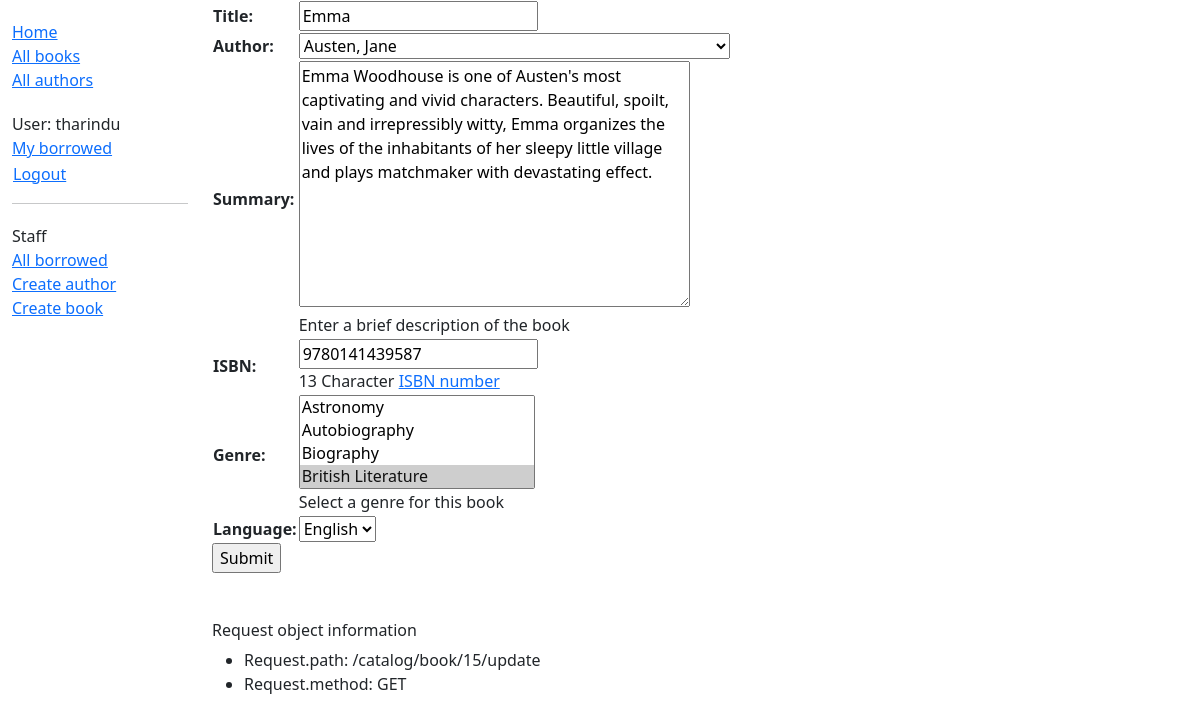
/catalog/book/15/update (signed in), run on the app's committed database.
### catalog/models.py (models this page shows, shortened)
class Book(models.Model):
    title = models.CharField(max_length=200)
    author = models.ForeignKey('Author', on_delete=models.RESTRICT, null=True)
    summary = models.TextField(
        max_length=1000,
        help_text="Enter a brief description of the book",
    )
    isbn = models.CharField(
        'ISBN',
        max_length=13,
        unique=True,
        help_text='13 Character <a href="https://www.isbn-international.org/'
                  'content/what-isbn">ISBN number</a>',
    )
    genre = models.ManyToManyField(
        Genre,
        help_text="Select a genre for this book",
    )   # each genre can have many books and a book can have multiple genres
    def display_genre(self):
        """Create a string for the Genre. Required to display in Admin."""
        return '; '.join(genre.name for genre in self.genre.all()[:3])
    display_genre.short_description = 'Genre'
    language = models.ForeignKey(
        Language, on_delete=models.SET_NULL, null=True
    )
    class Meta:
        ordering = ['title', 'author']

### catalog/views.py (the view)
# urls.py: path('book/<int:pk>/update', views.BookUpdate.as_view(), name='book-update'),
class BookUpdate(PermissionRequiredMixin, UpdateView):
    model = Book
    fields = ['title', 'author', 'summary', 'isbn', 'genre', 'language']
    permission_required = 'catalog.change_book'

### catalog/models.py (called while the page is built)
    def __str__(self) -> str:
        return self.name

    def __str__(self) -> str:
        return self.name

    def __str__(self) -> str:
        return f'{self.last_name}, {self.first_name}'

### catalog/templates/catalog/book_form.html (shortened to what this page needs)
{% extends 'base_generic.html' %}
{% block content %}
    <form action="" method="post">
        <table>
            {{ form.as_table }}
        </table>
        <input type="submit" value="Submit">
    </form>
{% endblock %}

### catalog/templates/base_generic.html (shortened to what this page needs)
<!DOCTYPE html>
<html lang="en">
    <head>
        <link rel="stylesheet"
            href="https://cdn.jsdelivr.net/npm/bootstrap@5.3.3/dist/css/bootstrap.min.css"
>
        {% load static %}
        <link rel="stylesheet" href="{% static 'css/styles.css' %}">
    </head>
    <body>
        <div class="container-fluid">
            <div class="row">
                <div class="col-sm-2">
                    {% block sidebar %}
                        <ul class="sidebar-nav">
                            <li><a href="{% url 'catalog:index' %}">Home</a></li>
                            <li><a href="{% url 'catalog:books' %}">All books</a></li>
                            <li><a href="{% url 'catalog:authors' %}">All authors</a></li>
                        </ul>
                        <ul class="sidebar-nav">
                            {% if user.is_authenticated %}
                                <li>User: {{ user.get_username }}</li>
                                <li><a href="{% url 'catalog:my-borrowed' %}">My borrowed</a></li>
                                <li>
                                    <form id="logout-form" action="{% url 'logout' %}" method="post">
                                        <button type="submit" class="btn btn-link">Logout</button>
                                    </form>
                                </li>
                            {% else %}
                                <li><a href="{% url 'login' %}?next={{ request.path }}">Login</a></li>
                            {% endif %}
                        </ul>
                        {% if user.is_staff %}
                            <hr>
                            <ul class="sidebar-nav">
                                <li>Staff</li>
                                    <li><a href="{% url 'catalog:all-borrowed' %}">All borrowed</a></li>
                                {% if perms.catalog.add_author %}
                                    <li><a href="{% url 'catalog:author-create' %}">Create author</a></li>
                                {% endif %}
                                {% if perms.catalog.add_book %}
                                    <li><a href="{% url 'catalog:book-create' %}">Create book</a></li>
                                {% endif %}
                            </ul>
                        {% endif %}
                    {% endblock %}
                </div>
                <div class="col-sm-10">
                    {% block content %}
                    {% endblock %}
                    <br><br><h6>Request object information</h6>
                    <ul>
                        <li>Request.path: {{ request.path }}</li>
                        <li>Request.method: {{ request.method }}</li>
                    </ul>
                </div>
            </div>
        </div>
    </body>
</html>

### catalog/static/css/styles.css (style rules this page uses)
.sidebar-nav { margin-top: 20px; padding: 0; list-style: none; }
#logout-form { display: inline; }
#logout-form button { padding: 0; margin: 0; }

### data on the page
Book: title "Emma", author "Austen, Jane", summary "Emma Woodhouse is one of Austen's most captivating and vivid characters. Beautiful, spoilt, vain and irrepressibly witty, Emma organizes the lives of the inhabitants of her sleepy little village and plays matchmaker with devastating effect.", isbn "9780141439587", language "English"

### other printed values
{{ user.get_username }} "tharindu"
{{ request.path }} "/catalog/book/15/update"
{{ request.method }} "GET"
